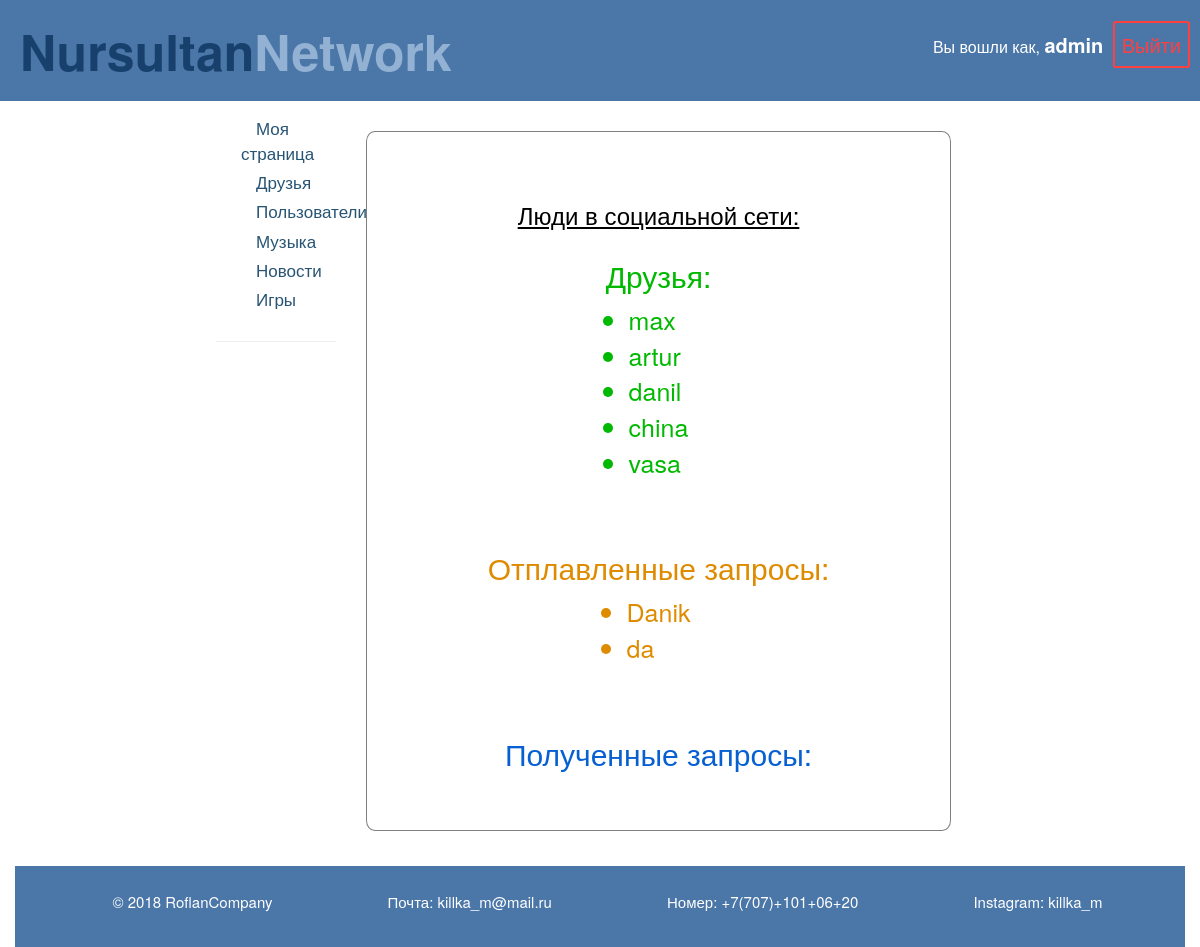
The app's page /users/admin/ (signed in) with its own data.
### friends/models.py (models this page shows, shortened)
class Profile(models.Model):
    user = models.OneToOneField(settings.AUTH_USER_MODEL, on_delete=models.CASCADE)
    slug = models.SlugField()
    friends = models.ManyToManyField("Profile", blank=True)
    def get_absolute_url(self):
    	return "/users/{}".format(self.slug)

class FriendRequest(models.Model):
	to_user = models.ForeignKey(settings.AUTH_USER_MODEL, related_name='to_user', on_delete=models.CASCADE)
	from_user = models.ForeignKey(settings.AUTH_USER_MODEL, related_name='from_user',  on_delete=models.CASCADE)
	timestamp = models.DateTimeField(auto_now_add=True) # set when created

### friends/views.py (the view)
# urls.py: path('<slug>/', views.profile_view),
def profile_view(request, slug):
	p = Profile.objects.filter(slug=slug).first()
	u = p.user
	sent_friend_requests = FriendRequest.objects.filter(from_user=p.user)
	rec_friend_requests = FriendRequest.objects.filter(to_user=p.user)
	friends = p.friends.all()
	button_status = 'none'
	if p not in request.user.profile.friends.all():
		button_status = 'not_friend'
		if len(FriendRequest.objects.filter(
			from_user=request.user).filter(to_user=p.user)) == 1:
				button_status = 'friend_request_sent'
	context = {
		'u': u,
		'button_status': button_status,
		'friends_list': friends,
		'sent_friend_requests': sent_friend_requests,
		'rec_friend_requests': rec_friend_requests
	}
	return render(request, "friends/friend_list.html", context)

### friends/templates/friends/friend_list.html (shortened to what this page needs)
{% extends '../mysocial/base.html' %}
{% block content %}
<div class="friend_container border">
	<h3><span><a style="text-decoration:underline;" href="/users/">Люди в социальной сети:</a></span></h3>
	{% if request.user == u %}
		<h2 style="color:#00b900;">Друзья:</h2>
		<ul style="color:#00b900;">
		{% for friend in friends_list %}
			<li style="font-size: 25px; "><a style="font-size: 25px; color:#00b900;" href="{{ friend.user.profile.get_absolute_url }}">{{ friend.user.username }}</a></li>
		{% endfor %}
		</ul>
		<h2 style="color:#df8b00;">Отплавленные запросы:</h2>
		<ul style="color:#df8b00;">
		{% for s_request in sent_friend_requests %}
			<li style="font-size: 25px;color:#df8b00;">{{ s_request.to_user.username }}</li>
		{% endfor %}
		</ul>
		<h2 style="color:#0660d2">Полученные запросы:</h2>
	{% endif %}
	</div>
{% endblock %}

### mysocial/templates/mysocial/base.html (shortened to what this page needs)
<html>
    <head>
        <link rel="stylesheet" href="//maxcdn.bootstrapcdn.com/bootstrap/3.2.0/css/bootstrap.min.css">
        <link rel="stylesheet" href="//maxcdn.bootstrapcdn.com/bootstrap/3.2.0/css/bootstrap-theme.min.css">
        {% load static %}
        <link rel="stylesheet" href="{% static 'css/css1.css' %}">
    </head>
    <body>
    <header>
        <div class="header">
        <div class="header__section">
            <div class="header__item headerlogo">
                <a style="text-decoration: none" href="/"><span style="color:#18406D;">Nursultan</span><span style="color:#92B1D3;">Network</span></a>
            </div>
				<div class="headerButton">
                    {% if user.is_authenticated %}
                    <div class="headerButton">
                        <p class="are_logged">Вы вошли как, <span class="are_logged_right">{{ user.get_username }}</span>
                    <a class='logo' href="/logout">Выйти</a>
                    {% else %}
                    <a class='regon' href="/login">Войти</a>
                    <a class='logi' href="/register">Регистрация</a>
                    {% endif %}
				</div>
		</div>
            </div>
    </header>
    <div class="container">
    <div class="art">
        <ul class="ssilki">
            <li><a href="/profile">Моя страница</a></li>
            <li><a href="/users/admin">Друзья</a></li>
			<li><a href="/users">Пользователи</a></li>
            <li><a href="/musicc">Музыка</a></li>
            <li><a href="/feed">Новости</a></li>
            <li><a href="/games">Игры</a></li>
        </ul>
		<hr>
    </div>
        <div class="content">
            {% block content %}
            {% endblock %}
        </div>
    <footer>
        <div class="footerp">
            <p>&copy; 2018 RoflanCompany</p>
            <p>Почта: killka_m@mail.ru</p>
            <p>Номер: +7(707)+101+06+20</p>
            <p>Instagram: killka_m</p>
        </div>
    </footer>
    </div>
</body>
</html>

### social/static/css/css1.css (style rules this page uses)
body { background-color: white; }
.art { display:flex; flex-flow: column ; width:10%; color:white; position: absolute; left:0; margin-left: 18%; margin-top: -20px; }
.art a { color: blue; margin-left: 15px; }
.content { display:flex; flex-flow: column ; width:50%; position: relative; margin-left: 30%; margin-top: -10px; }
.content a { color: #4a76a8; }
.ssilki { margin-top:30px; margin-left: 25px; height:100%; }
.ssilki a { color:#285473; text-decoration:none; }
.ssilki li { margin-top:5px; font-size: 17px; list-style-type: none; }
.container { width: 100%; height:100%; }
.header { width:100%; padding:10px; color: white; background-color: #4a76a8; }
.header__section { display:flex; align-items:center; background-color: #4a76a8; justify-content:space-between; }
.header__item { padding:5px; font-size:20px; margin-left:5px; }
.header__item a { color:white; }
.headerlogo { font-size:50px; font-weight: bold; color: Indigo; }
* { margin: 0; padding: 0; }
.content { min-height: calc(100vh - 80px); }
footer { margin-top: 35px; background-color: #4a76a8; font-size: 15px; width:100%; padding: 25px; }
.footerp { display:flex; flex-flow: row wrap; margin-left: 15px; color:white; justify-content:space-around; }
.headerButton a { text-decoration: none; font-size: 20px; margin-left: 5px; }
.logo { color:#FF4040; padding: 7px; border-radius: 5%; border:2px solid #FF4040; }
.friend_container { display: flex; flex-flow: column; align-items: center; padding: 50px; margin-top:20px; height: 100%; }
.friend_container h2, ul { color:black; }
.friend_container a { color:black; }
.are_logged { font-size: 16px; }
.are_logged_right { font-weight: bold; font-size: 20px; }
.border { border-style: solid; border-width: thin; border-color:gray; border-radius: 1.5%; }

### records on screen
Profile: user.username "max"
Profile: user.username "artur"
Profile: user.username "danil"
Profile: user.username "china"
Profile: user.username "vasa"
FriendRequest: to_user.username "Danik"
FriendRequest: to_user.username "da"

### other values on screen
{{ user.get_username }} "admin"
